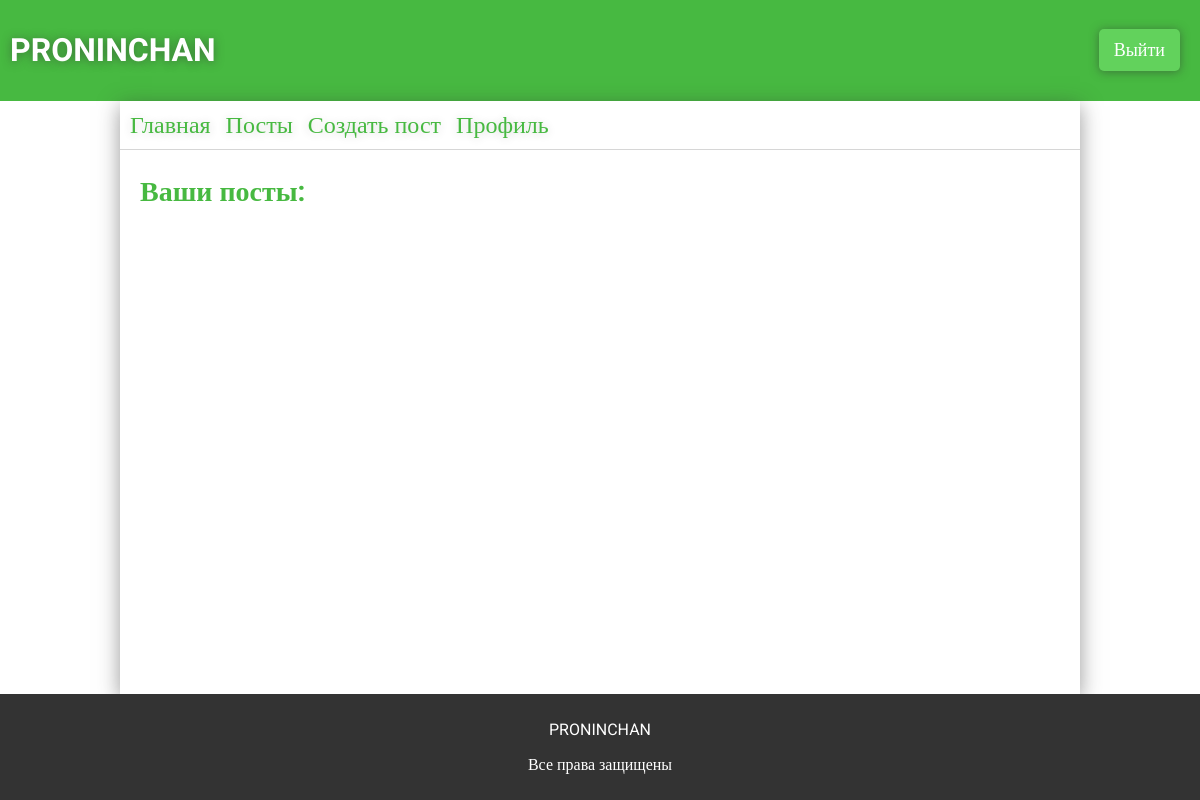
The app's page /user_posts (signed in), older data.
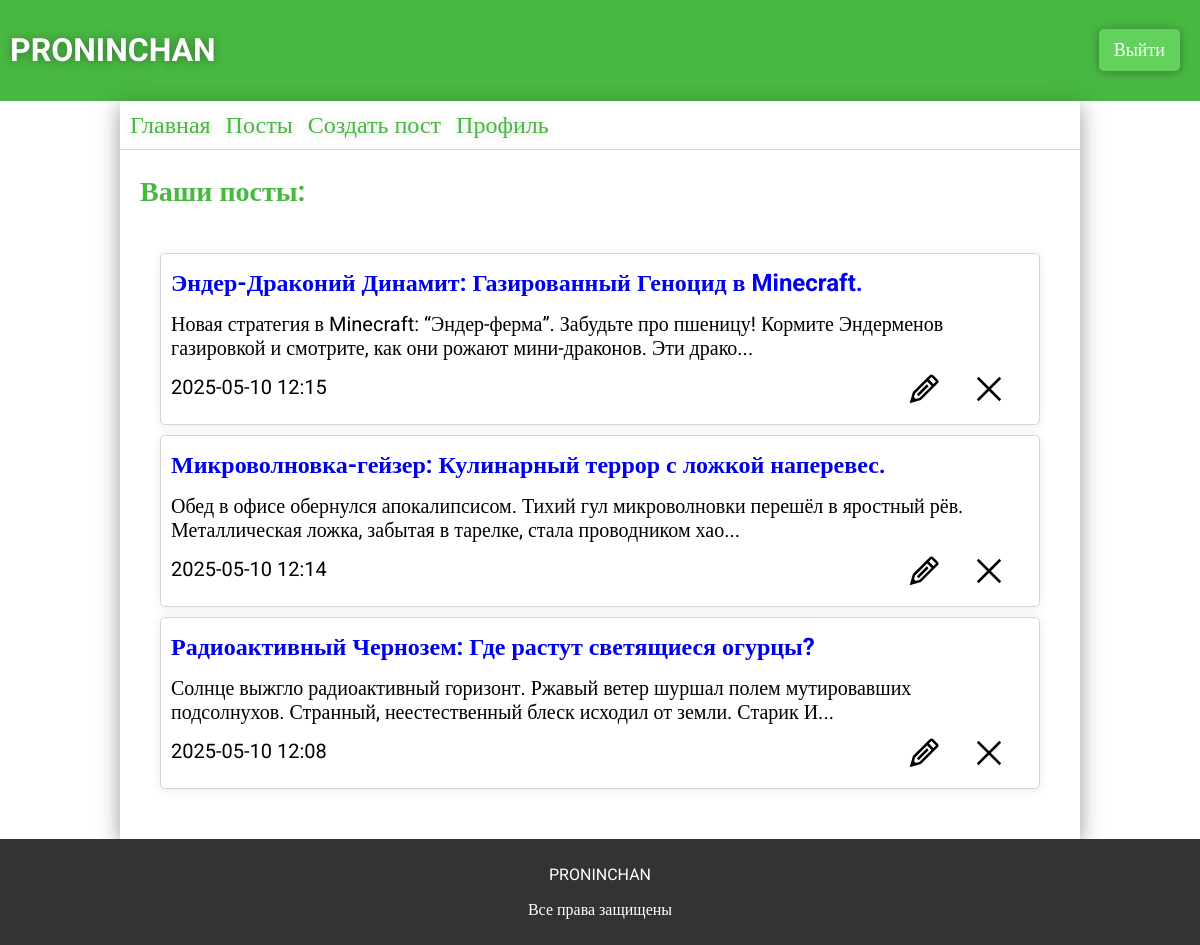
The same page, newer data.
### app.py (models this page shows)
class ForumPosts(db.Model):
    __tablename__ = 'forum_posts'
    id = db.Column(db.Integer, primary_key=True)
    user_id = db.Column(db.Integer, db.ForeignKey('users.id'), nullable=False)
    theme = db.Column(db.String(124), nullable=False)
    text = db.Column(db.Text, nullable=False)
    section_id = db.Column(db.Integer, db.ForeignKey('forum_sections.id'), nullable=False)
    category_id = db.Column(db.Integer, db.ForeignKey('forum_categories.id'), nullable=False)
    created_at = db.Column(db.DateTime, default=datetime.now)
    user = db.relationship("Users", backref="posts")
    sections = db.relationship("ForumSections")
    categories = db.relationship("ForumCategory")
    all_comments = db.relationship("ForumComments", backref="forum_post", cascade="all, delete-orphan")

### app.py (the view)
@app.route('/user_posts')
def user_posts():
    if 'user' in session:
        try:
            access = (Users.query.filter_by(id=session['user']).first()).access
        except:
            return redirect(url_for('logout'))
        user_posts =  ForumPosts.query.filter_by(user_id=session['user']).order_by(ForumPosts.created_at.desc()).all()
        return render_template('user_posts.html', posts=user_posts, access=access)
    return render_template('profile.html')

### templates/user_posts.html (shortened to what this page needs)
{% extends 'base.html' %}
{% block main %}
<link rel="stylesheet" href="{{ url_for('static', filename='css/profile.css') }}">
{% if session['user'] %}
<div class="commentsposts">
    <p>Ваши посты:</p>
    <div class="commentsposts-container">
        {% for post in posts %}
            <div class="commentsposts-container-post" id="post-{{post.id}}">
                <div class="commentsposts-container-post-edit">
                    <img src="../static/img/Edit.svg" alt="" class="edit-post" id="post-{{post.id}}" data-post-id="{{post.id}}">
                    <img src="../static/img/Close.svg" alt="" class="delete-post" data-post-id="{{post.id}}">
                </div>
                <a class="post-theme" href="{{url_for('post', post=post.id)}}">{{post.theme}}</a>
                <p class="post-text"  data-text="{{post.text}}">{{post.text | truncate(150, True, '...')}}</p>
                <p class="post-created">{{post.created_at.strftime('%Y-%m-%d %H:%M')}}</p>
            </div>
            {% endfor %}
    </div>
</div>
{% else %}
    <div class="login">
        <h2>Войдите в аккаунт</h2>
    </div>
{% endif %}
{% endblock %}

Row changes from the older to the newer data that the page shows:
now on this page (row edited): ForumPosts: theme "Эндер-Драконий Динамит: Газированный Геноцид в Minecraft.", text "Новая стратегия в Minecraft: “Эндер-ферма”. Забудьте про пшеницу! Кормите Эндерменов газировкой и смотрите, как они рожают мини-драконов. Эти драко...", created_at "2025-05-10 12:15"
added ForumPosts: theme "Микроволновка-гейзер: Кулинарный террор с ложкой наперевес.", text "Обед в офисе обернулся апокалипсисом. Тихий гул микроволновки перешёл в яростный рёв. Металлическая ложка, забытая в тарелке, стала проводником хао...", created_at "2025-05-10 12:14"
now on this page (row edited): ForumPosts: theme "Радиоактивный Чернозем: Где растут светящиеся огурцы?", text "Солнце выжгло радиоактивный горизонт. Ржавый ветер шуршал полем мутировавших подсолнухов. Странный, неестественный блеск исходил от земли. Старик И...", created_at "2025-05-10 12:08"
